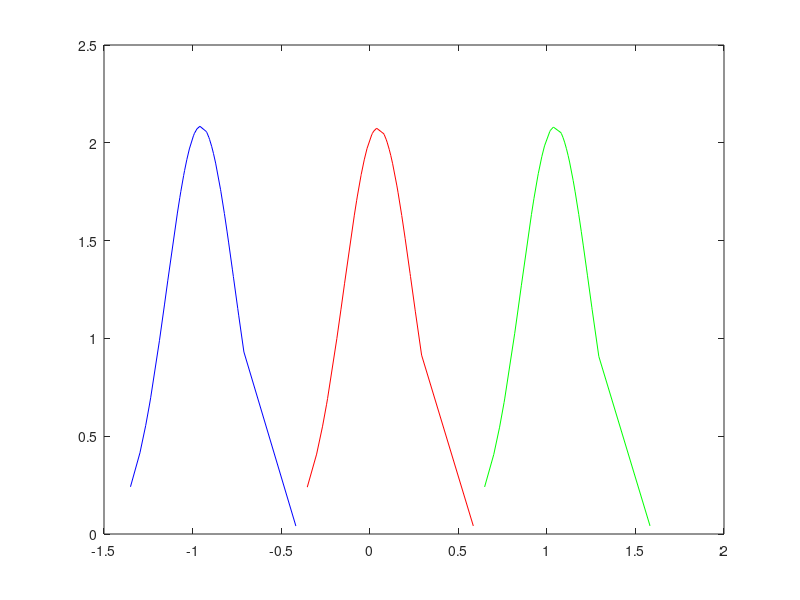

This chart was generated by the following MATLAB code:
x1 = [0.0391703, 0.25632, -0.243455, 0.227891, 0.180878, -0.0152799, -0.0492214, 0.230236, 0.160141, -0.237887, -0.0735852, -0.162173, -0.0309029, -0.352579, 0.0982035, 0.228179, -0.0479771, 0.153453, 0.110107, 0.0819277, 0.0148617, -0.14227, 0.0925419, 0.257857, 0.584869, 0.0224051, 0.292877, -0.0696242, 0.184613, 0.129363, 0.0795405, 0.0111462, -0.0868075, -0.185568, 0.199665, 0.1188, 0.180532, -0.266166, -0.29977, 0.200255];
x1 = sort(x1);
[mu1,sigma1] = normfit(x1);
y1 = normpdf(x1,mu1,sigma1);
x2 = [1.03681, 1.25578, 0.758436, 1.22341, 1.1797, 0.986775, 0.951629, 1.22729, 1.15969, 0.761888, 0.924793, 0.837024, 0.971414, 0.648542, 1.09993, 1.22898, 0.948961, 1.14867, 1.11055, 1.0821, 1.01774, 0.855862, 1.09138, 1.25382, 1.58237, 1.0208, 1.29332, 0.927084, 1.18552, 1.12822, 1.07992, 1.01652, 0.913018, 0.818584, 1.19439, 1.1202, 1.17995, 0.733088, 0.700336, 1.20533];
x2 = sort(x2);
[mu2,sigma2] = normfit(x2);
y2 = normpdf(x2,mu2,sigma2);
x3 = [-0.958547, -0.74489, -1.24358, -0.769796, -0.820439, -1.01807, -1.05037, -0.767959, -0.840433, -1.23619, -1.07196, -1.15877, -1.03251, -1.35057, -0.904122, -0.77546, -1.0451, -0.841909, -0.892454, -0.919039, -0.989265, -1.13964, -0.907925, -0.739773, -0.416912, -0.975182, -0.710273, -1.06628, -0.817534, -0.869915, -0.921812, -0.994985, -1.08572, -1.18676, -0.796795, -0.882153, -0.820673, -1.2645, -1.29698, -0.805692];
x3 = sort(x3);
[mu3,sigma3] = normfit(x3);
y3 = normpdf(x3,mu3,sigma3);
plot(x1, y1, 'r', x2, y2, 'g', x3, y3, 'b');
